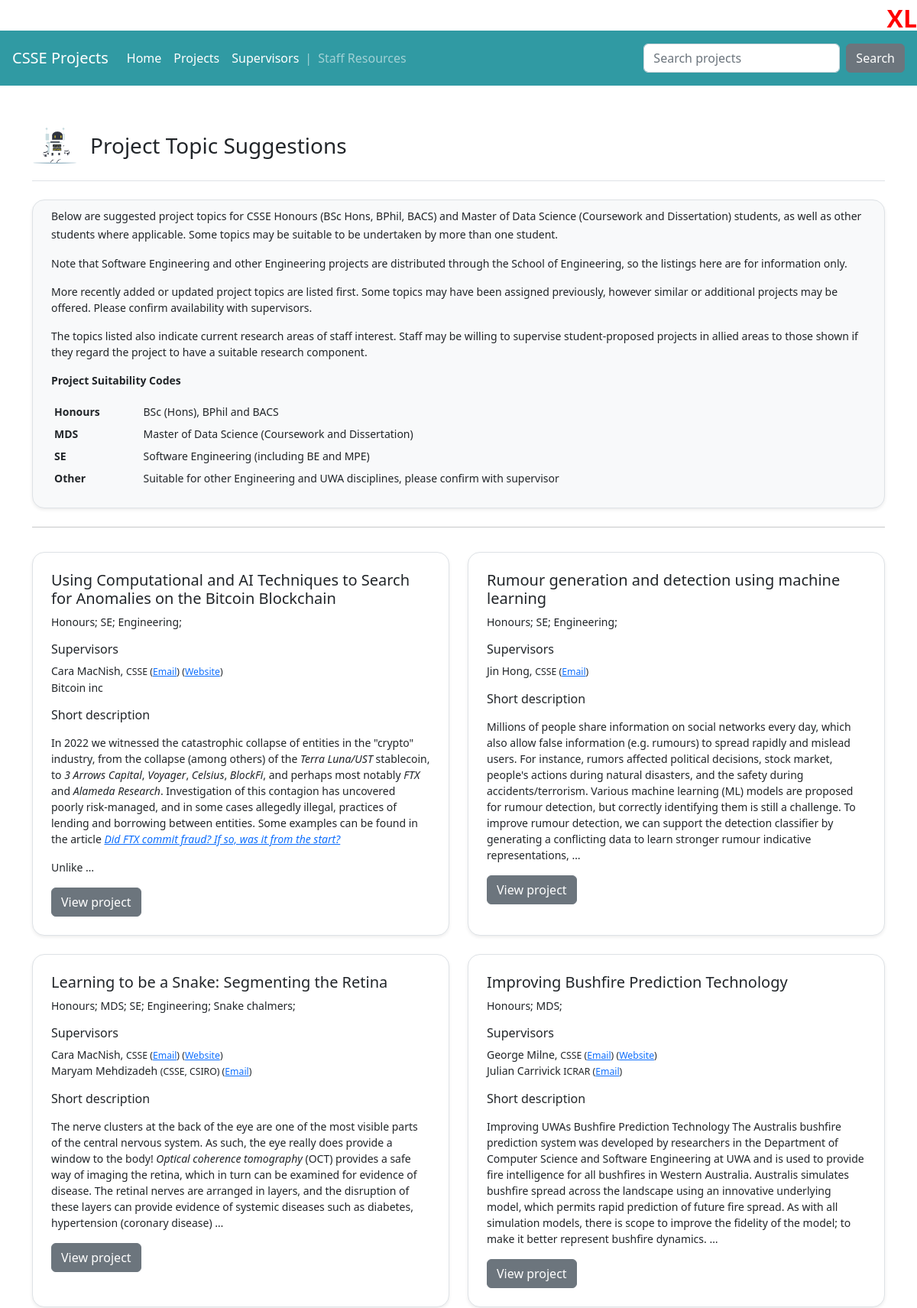
The page /projects/index/ (upper part) on the database its author committed.
### projects/models.py (models this page shows, shortened)
class Project(models.Model):
    SUITABILITY_CHOICES = [
        ('Honours', 'Honours (incl. BSc, BPhil, BACS)'),
        ('MDS', 'Master of Data Science'),
        ('SE', 'Software Engineering'),
        ('OTHER', 'Other')
    ]
    title = models.CharField("Topic Title", max_length=200)
    description = models.TextField("Description")
    short = models.TextField("Short Description", blank=True)
    skills = models.CharField("Skills", max_length=60, blank=True)
    honours = models.BooleanField("Suitable for Honours", default=True)
    mds = models.BooleanField("Suitable for MDS", default=True)
    se = models.BooleanField("Suitable for Software Engineering", default=True)
    engineering = models.BooleanField("Suitable for General Engineering", default=False)
    other = models.CharField("Other (please specify)", max_length=40, blank=True)
    numstudents = models.CharField("Number of Students", max_length=20, blank=True)
    primary = models.ForeignKey(Supervisor, on_delete=models.CASCADE, related_name="primary", verbose_name="Primary Supervisor", null = True)
    cosupervisor = models.ForeignKey(Supervisor, on_delete=models.CASCADE, verbose_name="Co-Supervisor", null = True, blank=True)
    cosupervisors = models.TextField("Co-supervisors", blank=True)
    external = models.TextField("External Supervisors/Mentors/Sponsors", blank=True)
    link = models.URLField("Research Link", blank = True)
    references = models.TextField("Sample References", blank=True)
    created = models.DateField("Date Created", auto_now_add = True)
    modified = models.DateField("Last Modified", auto_now = True)
    current_date = models.DateField("Current Date", default = date.today)
    visible = models.BooleanField(default=True)

class Supervisor(models.Model):
    firstname = models.CharField("First name", max_length=30)
    lastname = models.CharField("Last name", max_length=30)
    department = models.CharField("Department or School", max_length=50)
    email = models.EmailField("Email")
    web = models.URLField("Web link", blank=True)
    interests = models.TextField("Research interests", blank=True)
    def __str__(self):
        return self.firstname +  " " + self.lastname

### projects/views.py (the view)
# urls.py: path("projects/index/", views.all_projects, name = "project-list"),
def all_projects(request):
    project_list = Project.objects.all().order_by('-current_date')
    eligible_list = []
    for project in project_list:
        eligible_list.append([project.honours, project.mds, project.engineering])
    return render(request, "projects/project_list.html",
        {'project_list': project_list, 'eligible_list': eligible_list})

### projects/templatetags/markdown_extras.py (called while the page is built)
@register.filter()
@stringfilter
def markdown(value):
    return md.markdown(value, extensions=['markdown.extensions.fenced_code'])

### projects/templates/projects/project_list.html (shortened to what this page needs)
{% extends 'projects/base.html' %}
{% load markdown_extras %}
{% load static %}
{% block content %}
<main>
        <header class="pb-3 mb-4 border-bottom">
            <div class="d-flex align-items-center text-dark text-decoration-none">
                <img src="/static/projects/images/robot.png" height="60" class="d-inline-block" alt="">
                <span class="mx-3 fs-3">Project Topic Suggestions</span>
            </div>
        </header>
        <div class="h-100 shadow-sm px-4 py-2 mb-3 bg-light border rounded-4">
                <small>Below are suggested project topics for CSSE Honours (BSc Hons, BPhil, BACS) and Master of
        Data Science (Coursework and Dissertation) students, as well as other students where applicable. Some topics may be
        suitable to be undertaken by more than one student.
        <p><p>
        Note that
        Software Engineering and other Engineering projects are distributed through the School of Engineering, so the
        listings here are for information only.
        <p>
            More recently added or updated project topics are listed first. Some topics may have been assigned previously,
            however similar or additional projects may be offered.
            Please confirm availability with supervisors.
        <p><p>
            The topics listed also indicate current research areas of staff interest. Staff may be willing to
        supervise student-proposed projects in allied areas to those shown if they regard the
        project to have a suitable research component.
        <p><p>
           <strong>Project Suitability Codes</strong>
        <table class="table table-sm table-borderless">
            <tbody>
                <tr>
                    <th>Honours</th>
                    <td>BSc (Hons), BPhil and BACS</td>
                </tr>
                <tr>
                    <th>MDS</th>
                    <td>Master of Data Science (Coursework and Dissertation)</td>
                </tr>
                <tr>
                    <th>SE</th>
                    <td>Software Engineering (including BE and MPE)</td>
                </tr>
                <tr>
                    <th>Other</th>
                    <td>Suitable for other Engineering and UWA disciplines, please confirm with supervisor</td>
                </tr>
        </table>
        </small></div>
        <hr class="my-4">
        <small>
        <div class="row align-items-md-stretch g-4 py-2">
        {% for project in project_list %}
            <div class="col-xl-6">
                <div class="h-100 shadow-sm p-4 bg-white border rounded-4">
                    <h5>{{ project.title}}</h5>
                    <p>
                        {% if project.honours %} Honours; {% endif %}
                        {% if project.mds %} MDS; {% endif %}
                        {% if project.se %} SE; {% endif %}
                        {% if project.engineering %} Engineering; {% endif %}
                        {% if project.other %} {{ project.other }}; {% endif %}
                    </p>
                    <h6>Supervisors</h6>
                    <p>
                    {{ project.primary }},
                    <small> {{ project.primary.department }}
                        (<a href=mailto:{{ project.primary.email }}>Email</a>)
                        {% if project.primary.web %}
                            (<a href={{ project.primary.web }}>Website</a>)
                        {% endif %}
                    </small>
                    {% if project.cosupervisor %}
                        <br>{{ project.cosupervisor }}
                        <small> {{ project.cosupervisor.department }}
                            (<a href=mailto:{{ project.cosupervisor.email }}>Email</a>)
                        </small>
                    {% endif %}
                    {% if project.external %}
                        <br>{{ project.external }}
                    {% endif %}
                    </p>
                    <h6>Short description</h6>
                    <p>
                        {{ project.description | markdown | safe | truncatewords:80 }}
                    </p>
                    <a href="{{ project.pk}}/" class="btn btn-secondary">View project</a>
                </div>
            </div>
        {% endfor %}
        </div>
        </div>
{% endblock %}

### rows shown on the page
Project: title "Using Computational and AI Techniques to Search for Anomalies on the Bitcoin Blockchain", honours "Honours;", se "SE;", engineering "Engineering;", primary "Cara MacNish", primary.department "CSSE", external "Bitcoin inc", description "In 2022 we witnessed the catastrophic collapse of entities in the \"crypto\" industry, from the collapse (among others) of the Terra Luna/UST stablecoin, to 3 Arrows Capital , Voyager , Celsius , BlockFi , and perhaps most notably FTX and Alameda Research . Investigation of this contagion has uncovered poorly risk-managed, and in some cases allegedly illegal, practices of lending and borrowing between entities. Some examples can be found in the article Did FTX commit fraud? If so, was it from the start? Unlike …"
Project: title "Rumour generation and detection using machine learning", honours "Honours;", se "SE;", engineering "Engineering;", primary "Jin Hong", primary.department "CSSE", description "Millions of people share information on social networks every day, which also allow false information (e.g. rumours) to spread rapidly and mislead users. For instance, rumors affected political decisions, stock market, people's actions during natural disasters, and the safety during accidents/terrorism. Various machine learning (ML) models are proposed for rumour detection, but correctly identifying them is still a challenge. To improve rumour detection, we can support the detection classifier by generating a conflicting data to learn stronger rumour indicative representations, …"
Project: title "Learning to be a Snake: Segmenting the Retina", honours "Honours;", mds "MDS;", se "SE;", engineering "Engineering;", other "Snake chalmers", primary "Cara MacNish", primary.department "CSSE", cosupervisor "Maryam Mehdizadeh", cosupervisor.department "(CSSE, CSIRO)", description "The nerve clusters at the back of the eye are one of the most visible parts of the central nervous system. As such, the eye really does provide a window to the body! Optical coherence tomography (OCT) provides a safe way of imaging the retina, which in turn can be examined for evidence of disease. The retinal nerves are arranged in layers, and the disruption of these layers can provide evidence of systemic diseases such as diabetes, hypertension (coronary disease) …"
Project: title "Improving Bushfire Prediction Technology", honours "Honours;", mds "MDS;", primary "George Milne", primary.department "CSSE", cosupervisor "Julian Carrivick", cosupervisor.department "ICRAR", description "Improving UWAs Bushfire Prediction Technology The Australis bushfire prediction system was developed by researchers in the Department of Computer Science and Software Engineering at UWA and is used to provide fire intelligence for all bushfires in Western Australia. Australis simulates bushfire spread across the landscape using an innovative underlying model, which permits rapid prediction of future fire spread. As with all simulation models, there is scope to improve the fidelity of the model; to make it better represent bushfire dynamics. …"
